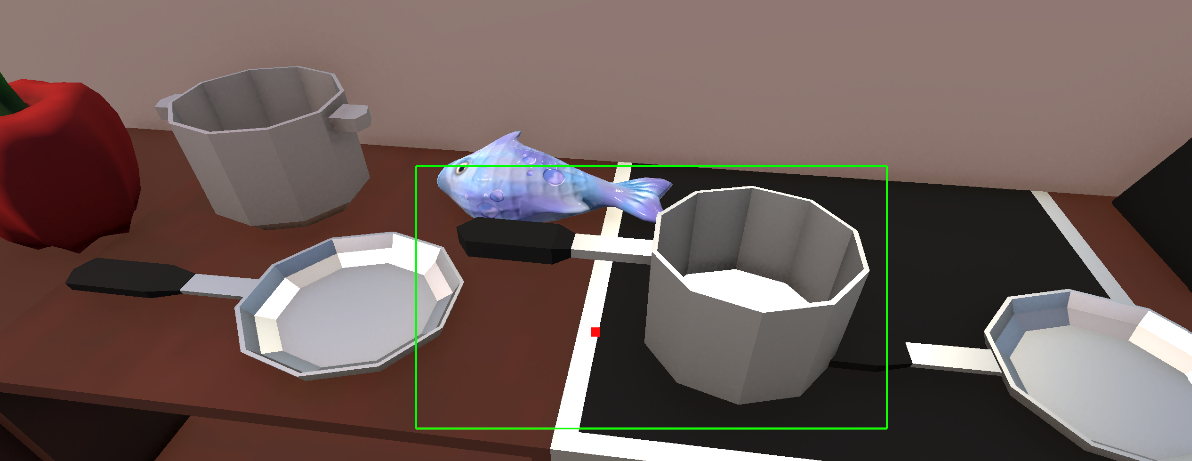
#> input picture Figures/pan3.png, 1192 x 461 px, found by its file name
$ jupyter execute --allow-errors VLLM_Models.ipynb   (shell and % lines are left out)
#> lines starting #> are read from the running program, lines starting #| are printed output that depends on the picture; after the words box and inside, x2 and y2 are one past the last pixel; in counts of white or black regions, pixels touching at a corner belong together
# **Instalar librerías**

# **Imports**

[cell 1]
import os
import gc
import json
import cv2
import torch
import numpy as np
import pandas as pd
import matplotlib.pyplot as plt

from PIL import Image
from google.colab import files

from transformers import (
    AutoProcessor,
    Qwen2_5_VLForConditionalGeneration,
    SamModel,
    SamProcessor
)

from qwen_vl_utils import process_vision_info

# **Check GPU**

[cell 2]
print("CUDA disponible:", torch.cuda.is_available())
#> (this line was passed over: torch is not available in this run)

#> (the rest of this cell did not finish here and is left out)

# **Load Qwen2.5-VL**

[cell 3]
qwen_model_name = "Qwen/Qwen2.5-VL-3B-Instruct"

#> (the rest of this cell did not finish here and is left out)

# **Load SAM**

[cell 4]
sam_model_name = "facebook/sam-vit-base"

sam_device = "cpu"

#> (the rest of this cell did not finish here and is left out)

# **Upload Image**

[cell 5]
folder_name = "images"
os.makedirs(folder_name, exist_ok=True)

uploaded = files.upload()
#> the answer given: pan3.png

for file_name in uploaded.keys():
    new_path = os.path.join(folder_name, file_name)

    if os.path.exists(new_path):
        os.remove(new_path)

    os.rename(file_name, new_path)

print("Archivos en carpeta:")
print(os.listdir(folder_name))

# **Dataset**

[cell 6]
dataset = {
    1: {
        "id": 1,
        "image_path": "images/pan3.png",
        "scene_type": "Kitchen",
        "question": "What can I use this object for?"
    },
    2: {
        "id": 2,
        "image_path": "images/knife.png",
        "scene_type": "Kitchen",
        "question": "What can I use this object with?"
    }
}

# **Show dataset**

[cell 7]
for sample_id in dataset.keys():
    sample = dataset[sample_id]

    image = Image.open(sample["image_path"]).convert("RGB")

    plt.figure(figsize=(5, 5))
    plt.imshow(image)
    plt.title(f'ID {sample["id"]} | Scene: {sample["scene_type"]}')
    plt.axis("off")
    plt.show()

    print("Question:", sample["question"])
    print("-" * 60)

# **Functions to detect bounding green box**

[cell 8]
def find_green_bbox(image_pil, margin=10, min_area=80, show_debug=False):

    image_np = np.array(image_pil.convert("RGB"))
    h, w = image_np.shape[:2]

    # Convertir a HSV para detectar verde de forma más estable
    hsv = cv2.cvtColor(image_np, cv2.COLOR_RGB2HSV)

    # Rango para verde brillante
    lower_green = np.array([40, 80, 80])
    upper_green = np.array([90, 255, 255])

    green_mask = cv2.inRange(hsv, lower_green, upper_green)

    # Limpiar ruido y conectar líneas del rectángulo verde
    kernel = np.ones((5, 5), np.uint8)
    green_mask = cv2.dilate(green_mask, kernel, iterations=2)
    green_mask = cv2.morphologyEx(green_mask, cv2.MORPH_CLOSE, kernel)

    num_labels, labels, stats, centroids = cv2.connectedComponentsWithStats(
        green_mask,
        connectivity=8
    )

    image_center = np.array([w / 2, h / 2])

    candidates = []

    for label in range(1, num_labels):
        x, y, bw, bh, area = stats[label]
        cx, cy = centroids[label]

        if area < min_area:
            continue

        x_min = x
        y_min = y
        x_max = x + bw
        y_max = y + bh

        bbox_center = np.array([cx, cy])
        distance_to_center = np.linalg.norm(bbox_center - image_center)

        candidates.append({
            "bbox": [x_min, y_min, x_max, y_max],
            "area": area,
            "center": [cx, cy],
            "distance_to_center": distance_to_center
        })

    if len(candidates) == 0:
        print("No se detectó borde verde válido. Usando caja central como fallback.")

        box_w = int(w * 0.35)
        box_h = int(h * 0.35)

        x_min = (w - box_w) // 2
        y_min = (h - box_h) // 2
        x_max = x_min + box_w
        y_max = y_min + box_h

        return [x_min, y_min, x_max, y_max], green_mask

    # Escoger el componente verde más cercano al centro de la imagen
    best_candidate = min(candidates, key=lambda c: c["distance_to_center"])

    x_min, y_min, x_max, y_max = best_candidate["bbox"]

    # Agregar margen
    x_min = max(int(x_min) - margin, 0)
    y_min = max(int(y_min) - margin, 0)
    x_max = min(int(x_max) + margin, w - 1)
    y_max = min(int(y_max) + margin, h - 1)

    selected_bbox = [x_min, y_min, x_max, y_max]

    if show_debug:
        debug_img = image_np.copy()

        for c in candidates:
            bx1, by1, bx2, by2 = c["bbox"]
            cv2.rectangle(debug_img, (bx1, by1), (bx2, by2), (255, 0, 0), 2)

        cv2.rectangle(debug_img, (x_min, y_min), (x_max, y_max), (0, 255, 0), 3)

        plt.figure(figsize=(8, 5))
        plt.imshow(debug_img)
        plt.title("Detected green components | Selected bbox in green")
        plt.axis("off")
        plt.show()

        print("Candidates:")
        for c in candidates:
            print(c)

        print("Selected bbox:", selected_bbox)

    return selected_bbox, green_mask

# **Functions for SAM**

[cell 9]
# [14 lines left out: function get_mask_bbox, not called in this run]

[cell 10]
# [18 lines left out: function remove_small_components, not called in this run]

[cell 11]
def remove_green_pixels_for_sam(image_pil):

    image_np = np.array(image_pil.convert("RGB")).copy()
    hsv = cv2.cvtColor(image_np, cv2.COLOR_RGB2HSV)

    lower_green = np.array([40, 70, 70])
    upper_green = np.array([95, 255, 255])

    green_mask = cv2.inRange(hsv, lower_green, upper_green)

    kernel = np.ones((5, 5), np.uint8)
    green_mask = cv2.dilate(green_mask, kernel, iterations=1)

    # Inpainting para remover borde verde
    cleaned = cv2.inpaint(image_np, green_mask, 3, cv2.INPAINT_TELEA)

    return Image.fromarray(cleaned)

[cell 12]
# [24 lines left out: function keep_component_containing_point, not called in this run]

[cell 13]
# [19 lines left out: function create_pretty_overlay, not called in this run]

[cell 14]
# [42 lines left out: function select_best_sam_mask, not called in this run]

[cell 15]
def segment_selected_object_with_sam_after_crop(
    image_pil,
    max_size=(768, 768),
    crop_margin=4,
    inner_shrink=8,
    show_debug=True
):

    # --------------------------------------------------
    # 1. Preparar imagen
    # --------------------------------------------------
    image = image_pil.convert("RGB")
    image.thumbnail(max_size)

    image_np = np.array(image)
    h, w = image_np.shape[:2]

    # --------------------------------------------------
    # 2. Detectar green bbox
    # --------------------------------------------------
    green_bbox, green_mask = find_green_bbox(
        image,
        margin=crop_margin,
        min_area=80,
        show_debug=False
    )

    x_min, y_min, x_max, y_max = green_bbox

    x_min = max(0, x_min)
    y_min = max(0, y_min)
    x_max = min(w - 1, x_max)
    y_max = min(h - 1, y_max)

    # --------------------------------------------------
    # 3. Crop inicial
    # --------------------------------------------------
    crop_original = image.crop((x_min, y_min, x_max, y_max))
    crop_np = np.array(crop_original)
    crop_h, crop_w = crop_np.shape[:2]

    # --------------------------------------------------
    # 4. Quitar borde verde para SAM
    # --------------------------------------------------
    crop_for_sam = remove_green_pixels_for_sam(crop_original)

    # --------------------------------------------------
    # 5. Prompt para SAM
    # --------------------------------------------------
    # Caja interna para evitar que SAM use el borde verde o el contorno exterior
    crop_box = [
        inner_shrink,
        inner_shrink,
        max(inner_shrink + 1, crop_w - inner_shrink),
        max(inner_shrink + 1, crop_h - inner_shrink)
    ]

    # Punto positivo sobre el objeto.
    # Uso 0.43 de altura para caer en el cuerpo del recipiente y no en la mesa.
    point_x = crop_w // 2
    point_y = int(crop_h * 0.43)

    # Puntos negativos: fondo, mesa, bordes
    negative_points = [
        [int(crop_w * 0.10), int(crop_h * 0.10)],  # esquina superior izquierda
        [int(crop_w * 0.90), int(crop_h * 0.10)],  # esquina superior derecha
        [int(crop_w * 0.10), int(crop_h * 0.90)],  # mesa/fondo inferior izquierda
        [int(crop_w * 0.90), int(crop_h * 0.90)],  # mesa/fondo inferior derecha
        [int(crop_w * 0.50), int(crop_h * 0.92)],  # parte inferior, normalmente mesa
    ]

    all_points = [[point_x, point_y]] + negative_points
    all_labels = [1] + [0] * len(negative_points)

    input_points = [all_points]
    input_labels = [all_labels]

    # --------------------------------------------------
    # 6. Ejecutar SAM
    # --------------------------------------------------
    sam_inputs = sam_processor(
        crop_for_sam,
        input_boxes=[[crop_box]],
        input_points=[input_points],
        input_labels=[input_labels],
        return_tensors="pt"
    )

    sam_inputs = {
        k: v.to(sam_device) if torch.is_tensor(v) else v
        for k, v in sam_inputs.items()
    }

    with torch.no_grad():
        sam_outputs = sam_model(**sam_inputs, multimask_output=True)

    masks = sam_processor.image_processor.post_process_masks(
        sam_outputs.pred_masks.cpu(),
        sam_inputs["original_sizes"].cpu(),
        sam_inputs["reshaped_input_sizes"].cpu()
    )[0]

    scores = sam_outputs.iou_scores.cpu()[0, 0]

    # --------------------------------------------------
    # 7. Seleccionar mejor máscara
    # --------------------------------------------------
    selected_mask = select_best_sam_mask(
        masks=masks,
        scores=scores,
        point_xy=(point_x, point_y),
        max_area_ratio=0.55,
        border_penalty=0.30
    )

    # --------------------------------------------------
    # 8. Limpieza morfológica
    # --------------------------------------------------
    mask_uint8 = (selected_mask.astype(np.uint8) * 255)

    kernel = np.ones((3, 3), np.uint8)
    mask_uint8 = cv2.morphologyEx(mask_uint8, cv2.MORPH_OPEN, kernel)
    mask_uint8 = cv2.morphologyEx(mask_uint8, cv2.MORPH_CLOSE, kernel)

    selected_mask = mask_uint8 > 0
    selected_mask = remove_small_components(
    selected_mask,
    min_area=300
    )

    # --------------------------------------------------
    # 9. Bbox interno de la máscara
    # --------------------------------------------------
    mask_bbox = get_mask_bbox(selected_mask, margin=5)

    # --------------------------------------------------
    # 10. Crear crop segmentado con fondo blanco
    # --------------------------------------------------
    white_background = np.ones_like(crop_np) * 255

    segmented_crop_np = np.where(
        selected_mask[:, :, None],
        crop_np,
        white_background
    )

    segmented_crop = Image.fromarray(segmented_crop_np.astype(np.uint8))

    if mask_bbox is not None:
        mx1, my1, mx2, my2 = mask_bbox
        segmented_crop_tight = segmented_crop.crop((mx1, my1, mx2, my2))
        original_crop_tight = crop_original.crop((mx1, my1, mx2, my2))
    else:
        segmented_crop_tight = segmented_crop
        original_crop_tight = crop_original

    # --------------------------------------------------
    # 11. Pretty overlay
    # --------------------------------------------------
    pretty_overlay_crop = create_pretty_overlay(
        image_pil=crop_original,
        mask=selected_mask,
        color=(0, 255, 0),
        alpha=0.35,
        contour_thickness=3
    )

    # --------------------------------------------------
    # 12. Debug con 4 imágenes
    # --------------------------------------------------
    if show_debug:
        fig, axes = plt.subplots(1, 4, figsize=(24, 6))

        # Imagen completa con bbox
        full_debug = np.array(image).copy()

        cv2.rectangle(
            full_debug,
            (x_min, y_min),
            (x_max, y_max),
            (0, 255, 0),
            3
        )

        axes[0].imshow(full_debug)
        axes[0].set_title("Full image")
        axes[0].axis("off")

        # Crop antes de SAM
        crop_debug = np.array(crop_original).copy()

        cv2.rectangle(
            crop_debug,
            (crop_box[0], crop_box[1]),
            (crop_box[2], crop_box[3]),
            (0, 255, 0),
            2
        )

        # Punto positivo
        cv2.circle(
            crop_debug,
            (point_x, point_y),
            6,
            (255, 0, 0),
            -1
        )

        # Puntos negativos
        for nx, ny in negative_points:
            cv2.circle(
                crop_debug,
                (nx, ny),
                5,
                (0, 0, 255),
                -1
            )

        axes[1].imshow(crop_debug)
        axes[1].set_title("Crop before SAM")
        axes[1].axis("off")

        # Máscara negra
        axes[2].imshow(selected_mask, cmap="gray")
        axes[2].set_title("Black SAM mask")
        axes[2].axis("off")

        # Overlay bonito
        overlay_debug = np.array(pretty_overlay_crop).copy()

        cv2.circle(
            overlay_debug,
            (point_x, point_y),
            6,
            (255, 0, 0),
            -1
        )

        axes[3].imshow(overlay_debug)
        axes[3].set_title("Pretty SAM overlay")
        axes[3].axis("off")

        plt.tight_layout()
        plt.show()

    del sam_inputs, sam_outputs, masks
    gc.collect()

    if torch.cuda.is_available():
        torch.cuda.empty_cache()

    return {
        "full_image": image,
        "green_bbox": green_bbox,
        "crop_original": crop_original,
        "crop_for_sam": crop_for_sam,
        "crop_box_for_sam": crop_box,
        "positive_point": (point_x, point_y),
        "negative_points": negative_points,
        "mask": selected_mask,
        "mask_bbox_inside_crop": mask_bbox,
        "segmented_crop": segmented_crop,
        "segmented_crop_tight": segmented_crop_tight,
        "original_crop_tight": original_crop_tight,
        "pretty_overlay_crop": pretty_overlay_crop
    }

# **Promp for Qwen**

[cell 16]
# [81 lines left out: function build_vr_prompt, not called in this run]

[cell 17]
# [60 lines left out: function ask_qwen_with_full_and_crop, not called in this run]

[cell 18]
# [26 lines left out: function extract_json_from_response, not called in this run]

# **Inference**

[cell 19]
# ============================================================
# INFERENCE FOR ONE IMAGE: GREEN BBOX + SAM + QWEN
# ============================================================

sample = dataset[1]   # Cambia este ID para probar otra imagen

image = Image.open(sample["image_path"]).convert("RGB")

print("=" * 80)
print("SAMPLE INFORMATION")
print("=" * 80)
print("ID:", sample["id"])
print("Scene:", sample["scene_type"])
print("Image path:", sample["image_path"])
print("Question:", sample["question"])

# ------------------------------------------------------------
# 1. Run segmentation pipeline
# ------------------------------------------------------------

#> (the rest of this cell did not finish here and is left out)

#> in find_green_bbox, `hsv = cv2.cvtColor(image_np, cv2.COLOR_RGB2HSV)`: hsv: shape (297, 768, 3); mean H, S, V 24, 67.6, 112.4
#> in find_green_bbox, `green_mask = cv2.inRange(hsv, lower_green, upper_green)`:
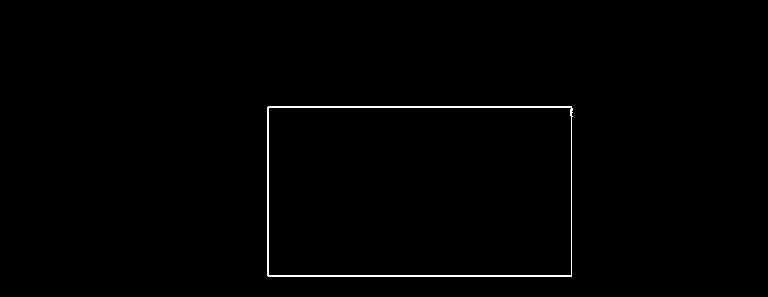
#> green_mask: shape (297, 768); 0.76% white in thin lines or dots, all inside (x1, y1, x2, y2) = (267, 106, 573, 277)
#> in find_green_bbox, `green_mask = cv2.dilate(green_mask, kernel, iterations=2)`:
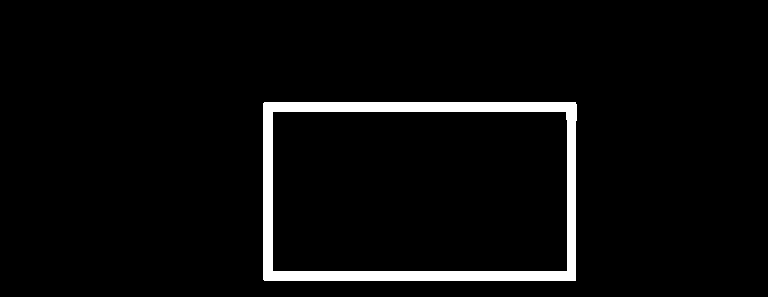
#> green_mask: shape (297, 768); 4.1% white; 1 white region, box (x1, y1, x2, y2) and area: (263, 102, 577, 281) 9304
#> in find_green_bbox, `num_labels, labels, stats, centroids = cv2.connectedComponentsWithStat..`: num_labels = 2; stats = [[0, 0, 768, 297, 218792], [263, 102, 314, 179, 9304]]; centroids = [[382.1, 146.2], [416.9, 190.8]]
#> the loop in find_green_bbox, `for label in range(1, num_labels):` made 1 pass
#> (x, y, bw, bh, area, cx, cy, x_min) on pass 1: (263, 102, 314, 179, 9304, 416.9, 190.8, 263)
#> after the loop in find_green_bbox, `for label in range(1, num_labels):`: candidates = 1 item
#> in find_green_bbox, `best_candidate = min(candidates, key=lambda c: c["distance_to_center"])`: best_candidate = {'bbox': [263, 102, 577, 281], 'area': 9304, 'center': [416.9, 190.8], 'distance_to_center': 53.6}
#> in find_green_bbox, `x_min = max(int(x_min) - margin, 0)`: x_min = 259
#> in find_green_bbox, `y_min = max(int(y_min) - margin, 0)`: y_min = 98
#> in find_green_bbox, `x_max = min(int(x_max) + margin, w - 1)`: x_max = 581
#> in find_green_bbox, `y_max = min(int(y_max) + margin, h - 1)`: y_max = 285
#> in find_green_bbox, `selected_bbox = [x_min, y_min, x_max, y_max]`: selected_bbox = [259, 98, 581, 285]
#> in segment_selected_object_with_sam_after_crop, `x_min, y_min, x_max, y_max = green_bbox`: x_min = 259; y_min = 98; x_max = 581; y_max = 285
#> in segment_selected_object_with_sam_after_crop, `crop_original = image.crop((x_min, y_min, x_max, y_max))`:
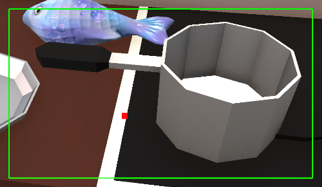
#> crop_original: PIL image 322x187 RGB; mean R, G, B 94.2, 88.4, 83.4
#> in remove_green_pixels_for_sam, `hsv = cv2.cvtColor(image_np, cv2.COLOR_RGB2HSV)`: hsv: shape (187, 322, 3); mean H, S, V 24.5, 61.2, 104
#> in remove_green_pixels_for_sam, `green_mask = cv2.inRange(hsv, lower_green, upper_green)`:
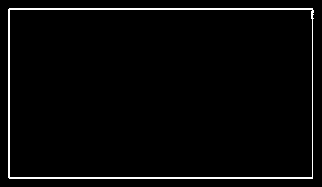
#> green_mask: shape (187, 322); 2.9% white in thin lines or dots, all inside (x1, y1, x2, y2) = (8, 8, 314, 179)
#> in remove_green_pixels_for_sam, `green_mask = cv2.dilate(green_mask, kernel, iterations=1)`:
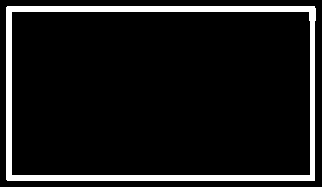
#> green_mask: shape (187, 322); 9.2% white; 1 white region, box (x1, y1, x2, y2) and area: (6, 6, 316, 181) 5521
#> in remove_green_pixels_for_sam, `cleaned = cv2.inpaint(image_np, green_mask, 3, cv2.INPAINT_TELEA)`:
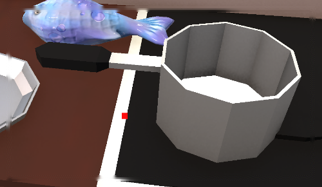
#> cleaned: shape (187, 322, 3); mean R, G, B 95.8, 84.8, 84.9

print("\n" + "=" * 80)
print("SEGMENTATION INFORMATION")
print("=" * 80)
print("Green bbox:", segmentation_result["green_bbox"])
print("SAM box inside crop:", segmentation_result["crop_box_for_sam"])
print("Positive point:", segmentation_result["positive_point"])
print("Negative points:", segmentation_result["negative_points"])
print("Mask bbox inside crop:", segmentation_result["mask_bbox_inside_crop"])

# ------------------------------------------------------------
# 2. Select what will be sent to Qwen
# ------------------------------------------------------------

full_image = segmentation_result["full_image"]

# Opción recomendada si la máscara salió bien:
cropped_object = segmentation_result["segmented_crop_tight"]

# Otras opciones si quieres probar:
# cropped_object = segmentation_result["crop_original"]
# cropped_object = segmentation_result["original_crop_tight"]

crop_original = segmentation_result["crop_original"]
black_mask = segmentation_result["mask"]
pretty_overlay = segmentation_result["pretty_overlay_crop"]
segmented_crop = segmentation_result["segmented_crop_tight"]

# ------------------------------------------------------------
# 3. Show all segmentation outputs
# ------------------------------------------------------------

print("\n" + "=" * 80)
print("VISUAL CHECK: SEGMENTATION RESULT")
print("=" * 80)

plt.figure(figsize=(22, 6))

plt.subplot(1, 5, 1)
plt.imshow(full_image)
plt.title("Full image")
plt.axis("off")

plt.subplot(1, 5, 2)
plt.imshow(crop_original)
plt.title("Crop before SAM")
plt.axis("off")

plt.subplot(1, 5, 3)
plt.imshow(black_mask, cmap="gray")
plt.title("Black SAM mask")
plt.axis("off")

plt.subplot(1, 5, 4)
plt.imshow(pretty_overlay)
plt.title("Pretty SAM overlay")
plt.axis("off")

plt.subplot(1, 5, 5)
plt.imshow(segmented_crop)
plt.title("Segmented crop")
plt.axis("off")

plt.tight_layout()
plt.show()

# ------------------------------------------------------------
# 4. Show exactly what enters Qwen
# ------------------------------------------------------------

print("\n" + "=" * 80)
print("IMAGES SENT TO QWEN")
print("=" * 80)

plt.figure(figsize=(14, 6))

plt.subplot(1, 2, 1)
plt.imshow(full_image)
plt.title("Image 1: Full scene sent to Qwen")
plt.axis("off")

plt.subplot(1, 2, 2)
plt.imshow(cropped_object)
plt.title("Image 2: Segmented object sent to Qwen")
plt.axis("off")

plt.tight_layout()
plt.show()

# ------------------------------------------------------------
# 5. Show prompt sent to Qwen
# ------------------------------------------------------------

prompt_preview = build_vr_prompt(sample["question"])

print("\n" + "=" * 80)
print("PROMPT SENT TO QWEN")
print("=" * 80)
print(prompt_preview)

# ------------------------------------------------------------
# 6. Run Qwen inference
# ------------------------------------------------------------

print("\n" + "=" * 80)
print("RUNNING QWEN INFERENCE")
print("=" * 80)

response = ask_qwen_with_full_and_crop(
    full_image=full_image,
    cropped_object=cropped_object,
    question=sample["question"],
    max_new_tokens=180
)

# ------------------------------------------------------------
# 7. Print raw response
# ------------------------------------------------------------

print("\n" + "=" * 80)
print("RAW MODEL RESPONSE")
print("=" * 80)
print(response)

# ------------------------------------------------------------
# 8. Parse JSON response
# ------------------------------------------------------------

parsed_json = extract_json_from_response(response)

print("\n" + "=" * 80)
print("PARSED JSON")
print("=" * 80)
print(parsed_json)

if parsed_json is not None:
    print("\n" + "=" * 80)
    print("PRETTY JSON")
    print("=" * 80)
    print(json.dumps(parsed_json, indent=2))
else:
    print("The model response could not be parsed as JSON.")

[cell 20]
# ============================================================
# PAPER-READY INFERENCE: SAM PIPELINE + QWEN INPUT + RESULTS TABLE
# ============================================================

import os
import json
import textwrap
import pandas as pd
import matplotlib.pyplot as plt
import matplotlib.patches as patches
from IPython.display import display

# ------------------------------------------------------------
# 0. Output folder
# ------------------------------------------------------------

output_dir = "paper_outputs"
os.makedirs(output_dir, exist_ok=True)

# ------------------------------------------------------------
# 1. Select sample
# ------------------------------------------------------------

sample = dataset[1]   # Cambia el ID si quieres probar otra imagen

image = Image.open(sample["image_path"]).convert("RGB")

print("=" * 90)
print("RUNNING PAPER-READY INFERENCE")
print("=" * 90)
print("ID:", sample["id"])
print("Scene:", sample["scene_type"])
print("Image path:", sample["image_path"])
print("Question:", sample["question"])

# ------------------------------------------------------------
# 2. Run SAM segmentation pipeline
# ------------------------------------------------------------

#> (the rest of this cell did not finish here and is left out)

#> the loop in find_green_bbox (call 2), `for label in range(1, num_labels):` made 1 pass
